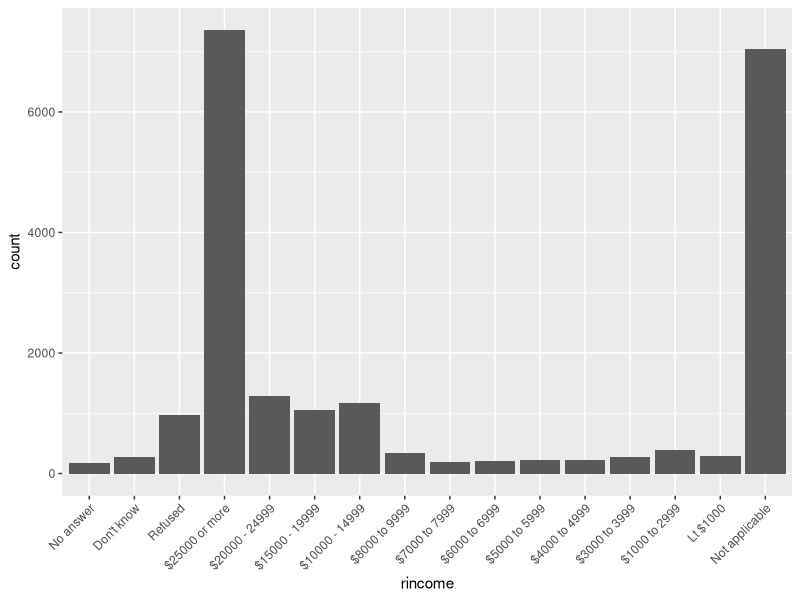
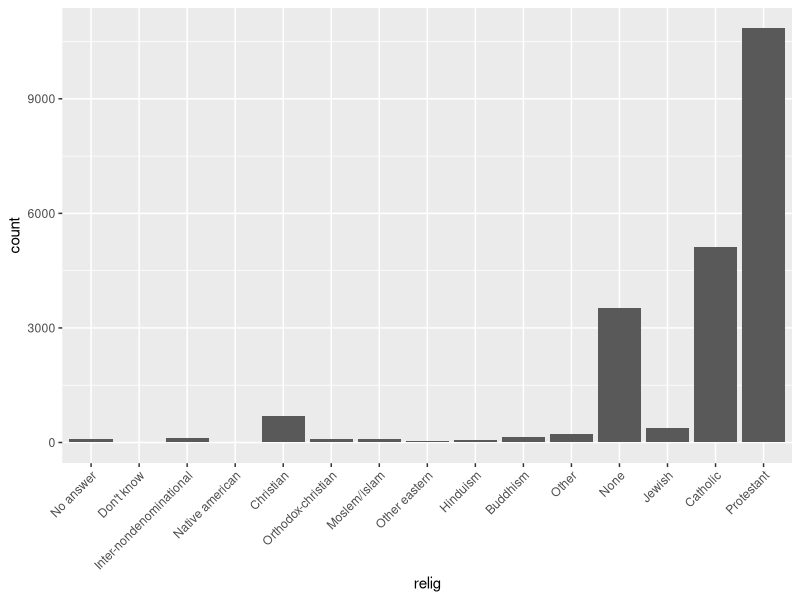
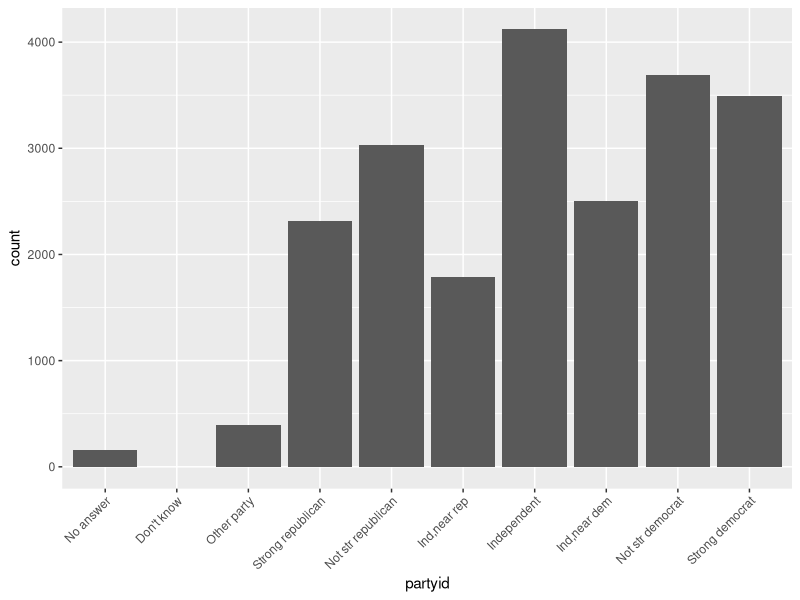

Source code (R) for these figures, in order:
## ---- chunk 1
library(tidyverse)
## ---- chunk 2
p = NA
paste("the value of p is ", p)
str_c("the value of p is ", p)
## ---- chunk 3
join_me <- c(88, "hello", "world")
str_c(88, "hello", "world")
str_c(88, "hello", "world", sep = ", ")
# sep does not place the commas if a premade vector is fed into str_c
str_c(join_me, sep = ", ")

# use collapse instead if you want to place separators into premade vector
str_c(join_me, collapse = ", ")

## ---- chunk 4
get_middle <- function (my_str) {
  if (str_length(my_str)%%2 != 0){
    return (str_sub(my_str, ceiling(str_length(my_str)/2), ceiling(str_length(my_str)/2)))
  } else {
    return (str_sub(my_str, ceiling(str_length(my_str)/2), ceiling(str_length(my_str)/2+1)))
  }
}

get_middle ("qwert")
get_middle ("qwerty")
## ---- chunk 5
long_string <- 'Lorem ipsum dolor sit amet, consectetur adipiscing elit, sed do eiusmod tempor incididunt ut labore et dolore magna aliqua.'

long_string
str_wrap(long_string, width = 30)

## ---- chunk 6
whitespace <- "  why is there whitespace on both sides?   "
whitespace
str_trim(whitespace)
str_pad("add some whitespace to the left!", 40, side = "left")
## ---- chunk 7
# function name is convert_str
convert_str <- function (str_vector) {
  if (length(str_vector) == 0) {
    return ("")
  } else if (length (str_vector) == 1) {
    return (str_vector[1])
  } else {
    combined_minus_last <- str_c(str_vector[1:(length(str_vector)-1)], collapse = ", ") # collapse all items except the last one
    return( str_c (combined_minus_last, ", and ", str_vector[length(str_vector)])) # concatenate the word "and" and the last item
  }
}

convert_str(c("fee", "fi", "fo", "fum"))
convert_str(c("fee"))
convert_str(c())
## ---- chunk 8
literal_backslash <- "hello_\\_world"
# str_view(literal_backslash, "\\\\")
str_extract(literal_backslash, "\\\\")

# errors
# x <- "\"
# x <- "\\\"
## ---- chunk 9
example <- "hello_\"\'\\_world"
writeLines(example)
# str_view(example, "\"\'\\\\" )
str_extract(example, "\"\'\\\\" )
## ---- chunk 10
# test <- "\..\..\.." # errors

# need to double backslash within the string
test <- "\\..\\..\\.."
writeLines(test)
## ---- chunk 11
test <- "$^$hello"
writeLines(test)
# str_view(test, "\\$\\^\\$")
str_extract(test, "\\$\\^\\$")
## ---- chunk 12
# display a sample of stringr::words
head(words)

# starts with "y"
# str_view(words, "^y", match = T)
str_subset(words, "^y")
# ends with "x"
# str_view(words, "x$", match = T)
str_subset(words, "x$")
# are exactly 3 letters long
# str_view(words, "^...$")
str_subset(words, "^...$") %>% head(10)
# have seven letters or more
# str_view(words, "^.......")
str_subset(words, "^.......") %>% head(10)
## ---- chunk 13
# starts with a vowel
# str_view(words, "^[aeiou]")
str_subset(words, "^[aeiou]") %>% head(10)
# only contain consonants
# str_view(words, "^[^aeiou]+$", match = T)
str_subset(words, "^[^aeiou]+$")
# ends with ed, but not eed
# str_view(words, "[^e]ed$", match = T)
str_subset(words, "[^e]ed$")
# ends with ing or ise
# str_view(words, "ing$|ise$", match = T)
str_subset(words, "ing$|ise$")
## ---- chunk 14
# list words that contain i before e, after a c. if this yields matches, then the rule is false!
# str_view(words, "cie", match = T)
# str_view(words, "cei", match = T)
# str_view(words, "[^c]ei", match = T)
# str_view(words, "[^c]ie", match = T)

str_subset(words, "cie")
str_subset(words, "cei")
str_subset(words, "[^c]ei")
str_subset(words, "[^c]ie")
## ---- chunk 15
# list words that contain q followed by any character
# str_view(words, "q.", match = T)
str_subset(words, "q.")
# list words that contain q followed by something other than u (no matches)
# str_view(words, "q[^u]", match = T)
str_subset(words, "q[^u]")
## ---- chunk 16
# str_view(words, "lou|ise", match = T)
str_subset(words, "lou|ise")
## ---- chunk 17
# str_view ( c("(123) 456 - 7890 is a fake number,","and (555) 555 - 5555 is also a fake number"), "\\(\\d\\d\\d\\)\\s\\d\\d\\d\\s-\\s\\d\\d\\d\\d")
str_extract ( c("(123) 456 - 7890 is a fake number,","and (555) 555 - 5555 is also a fake number"), "\\(\\d\\d\\d\\)\\s\\d\\d\\d\\s-\\s\\d\\d\\d\\d")

# same regex using brackets
# str_view ( c("(123) 456 - 7890 is a fake number,","and (555) 555 - 5555 is also a fake number"), "\\(\\d{3}\\)\\s\\d{3}\\s-\\s\\d{4}")
str_extract ( c("(123) 456 - 7890 is a fake number,","and (555) 555 - 5555 is also a fake number"), "\\(\\d{3}\\)\\s\\d{3}\\s-\\s\\d{4}")

writeLines(c("(\\d\\d\\d)\\d\\d\\d-\\d\\d\\d\\d", "\\(\\d{3}\\)\\s\\d{3}\\s-\\s\\d{4}"))
## ---- chunk 18
# str_view(words, "^.*$")
# str_view("hello world, {hello world} hello world", "\\{.+\\}")
# str_view("5555-55-55asdf", "\\d{4}-\\d{2}-\\d{2}")
# str_view("\\\\\\\\asdf", "\\\\{4}")

str_subset(words, "^.*$") %>% head(10)
str_extract("hello world, {hello world} hello world", "\\{.+\\}")
str_extract("5555-55-55asdf", "\\d{4}-\\d{2}-\\d{2}")
str_extract("\\\\\\\\asdf", "\\\\{4}")
## ---- chunk 19
# three consonants
# str_view("street", '[^aeiou]{3}')
str_extract("street", '[^aeiou]{3}')

#three or more vowels in a row:
# str_view("streeet", '[aeiou]{3,}')
str_extract("streeet", '[aeiou]{3,}')

# two or more vowel-consonant pairs in a row:
# str_view("streettttt", '([aeiou][^aeiou]|[^aeiou][aeiou]){2,}')
str_extract("streettttt", '([aeiou][^aeiou]|[^aeiou][aeiou]){2,}')
## ---- chunk 20
# str_view("woohooo!", "(.)\\1\\1")
str_extract("woohooo!", "(.)\\1\\1")
## ---- chunk 21
# str_view("belle", "(.)(.)\\2\\1")
str_extract("belle", "(.)(.)\\2\\1")
## ---- chunk 22
# str_view("cacao beans", "(..)\\1")
str_extract("cacao beans", "(..)\\1")
## ---- chunk 23
# str_view("lululemon", "(.).\\1.\\1")
str_extract("lululemon", "(.).\\1.\\1")
## ---- chunk 24
# str_view("but the tub is full", "(.)(.)(.).*\\3\\2\\1")
str_extract("but the tub is full", "(.)(.)(.).*\\3\\2\\1")
## ---- chunk 25
# str_view(c("regular","expressions", "a", "aa"), "^(.).*\\1$")
str_subset(c("regular","expressions", "a", "aa"), "^(.).*\\1$")
## ---- chunk 26
# str_view(c("church", "no repeats", "papaya"), "(..).*\\1")
str_subset(c("church", "no repeats", "papaya"), "(..).*\\1")
## ---- chunk 27
# this only works for individual words
# str_view(c("eleven", "apply", "papaya", "bananas", "will this match spaces?","letters next"), "(.).*\\1.*\\1")
str_subset(c("eleven", "apply", "papaya", "bananas", "will this match spaces?","letters next"), "(.).*\\1.*\\1")

# this will exclude whitespace and only match if a word within a sentence has a letter repeated 3 times.
# str_view(c("eleven", "apply", "papaya", "bananas", "will this match spaces?", "letters next"), "([^\\s])[^\\s]*\\1[^\\s]*\\1")
str_subset(c("eleven", "apply", "papaya", "bananas", "will this match spaces?", "letters next"), "([^\\s])[^\\s]*\\1[^\\s]*\\1")
## ---- chunk 28
# single expression
str_subset(words, "^x|x$")
# multiple str_detect() calls
c(words[str_detect(words, "^x")], words[str_detect(words, "x$")])
## ---- chunk 29
# single expression
str_subset(words, "^[aeiou].*[^aeiou]$")
# multiple str_detect() calls
words [ str_detect(words, "^[aeiou]") & str_detect(words, "[^aeiou]$")]
## ---- chunk 30
# multiple str_detect() calls
words[str_detect(words, "a") & str_detect(words, "e") &  str_detect(words, "i") & str_detect(words, "o") & str_detect (words, "u")]
# words with a, e, i, and o (no u)
words[str_detect(words, "a") & str_detect(words, "e") &  str_detect(words, "i") & str_detect(words, "o") ]
## ---- chunk 31
# create indexed words tibble
df <- tibble(
  word = words, 
  i = seq_along(word)
)
# calculate number of vowels and proportion of vowels by word
vowels <- df %>%
  mutate ( num_vowels = str_count(words, "[aeiou]"),
           length_word = str_length(words),
           proportion_vowel = num_vowels/length_word)
# sort by words with highest number or proportion of vowels
vowels %>%
  arrange (desc(num_vowels))
vowels %>%
  arrange (desc(proportion_vowel))

## ---- chunk 32
colours <- c("red", "orange", "yellow", "green", "blue", "purple")
colours_fixed <- str_c("\\s", colours, "\\s")
colours_fixed
colour_match <- str_c(colours_fixed, collapse = "|")
has_colour <- str_subset(sentences, colour_match)
has_colour

more <- sentences[str_count(sentences, colour_match) > 1]
# str_view_all(more, colour_match)
str_extract_all (more, colour_match)
## ---- chunk 33
first_words <- str_extract(sentences, "^.+?\\s")
head(first_words,20)
## ---- chunk 34
with_ing <- str_subset(sentences, "ing\\b")
head(with_ing)
words_ing <- str_extract(with_ing, "\\b\\w+ing\\b")
words_ing

## ---- chunk 35
with_plural <- str_subset(sentences, "\\b\\w+s\\s")
head(with_plural)
words_plural <- str_extract(with_plural, "\\b\\w+s\\s")
head(words_plural)
## ---- chunk 36
# regex to detect numbers with words after them
afternumber <- "\\b((one|two|three|four|five|six|seven|eight|nine|ten|eleven|twelve|thirteen|fifteen|eighteen|twenty|thirty|fifty|eighty)(ty|teen)?) ([^ ]+)"

# find all sentences that have a match with the regex
has_number <- sentences %>%
  str_subset(afternumber) %>%
  head(10)

# display what the match for each sentence was
has_number %>% 
  str_extract(afternumber)
# display the separate parts of each match.
has_number %>% 
  str_match(afternumber)
# use tidyr::extract() to extract matches for each part of the regex and display output in a neat table
tibble(sentence = sentences) %>% 
  tidyr::extract(
    sentence, c("complete_number", "number","teen_or_ty", "word"), afternumber, 
    remove = FALSE
  ) %>%
  select(sentence, complete_number, word) %>%
  na.omit()
## ---- chunk 37
contractions <- "\\b(\\w+)('|-)(\\w+)\\b"
has_contraction <- sentences %>%
  str_subset(contractions) %>%
  head(10)
has_contraction %>% 
  str_extract(contractions)

has_contraction %>% 
  str_match(contractions)

tibble(sentence = sentences) %>% 
  tidyr::extract(
    sentence, c("before_contraction", "contraction","after_contraction"), contractions, 
    remove = FALSE
  ) %>%
  mutate (
    complete = str_extract (sentence, contractions)
  )%>%
  na.omit()


## ---- chunk 38
sample <- "this/has/too/many/slashes/!"
sample
str_replace_all (sample, "/", "\\\\")
## ---- chunk 39
sample <- "The CaPS iS gOiNg CrAZy!"

# gsub does this more efficiently!
gsub ("([A-Z])", "\\L\\1", perl=TRUE, sample)

# this doesn't work in stringr!!
str_replace_all ( sample, "([A-Z])", "\\L\\1")

# if we must use stringr, we have to painfully write out all the replacements...
str_replace_all (sample, c("A" ="a", "C" = "c", "T" = "t", "P" = "p", "S" = "s", "O" = "o", "N" = "n", "Z" = "z"))

## ---- chunk 40
# swap the first and last letters in the words dataset
swapped <- str_replace (words, "^(.)(.*)(.)$", "\\3\\2\\1")
head(swapped, 10)
# find out which words in the swapped list still match words in the original words dataset
intersect(words, swapped)
## ---- chunk 41
sample <- "apples, pears, and bananas"
# use ", " to split the string
str_split(sample, " ")[[1]]
# use boundary() to split the string
str_split(sample, boundary("word"))[[1]]
## ---- chunk 42
sample <- "apples, pears, and bananas"
# use ", " to split the string
str_split(sample, "")[[1]]
str_split(sample, boundary("character"))[[1]]
## ---- chunk 43
sample <- c("this has a \\ backslash", "this doesn't have one", "this has a \\ backslash" )
sample
str_subset(sample, regex("\\\\"))
str_subset(sample, fixed("\\"))
## ---- chunk 44
# extract all the words in sentences
word_matrix <- str_extract_all(sentences, boundary("word"), simplify = T)
word_vector <- as.vector(word_matrix)
head(word_vector)

# use group_by, count(), and arrange() to find the top 5 words
tibble(word_vector) %>%
  group_by(word_vector) %>%
  count() %>%
  arrange(desc(n))
## ---- chunk 45
library(stringi)
# count number of words
stri_count_words(sentences) %>% head(10)

# find duplicated strings
sample <- c("hello", "hello", "world", "this", "hello")
stri_duplicated(sample)

# generate random text
stri_rand_strings(5, 10)
## ---- chunk 46
# sort the sentences vector, locale = en_US
stri_sort(sentences, decreasing = TRUE, locale = "en_US") %>% head(10)

## ---- chunk 47
library(forcats)
library(tidyverse)
## ---- chunk 48
summary(gss_cat$rincome)
ggplot(gss_cat, aes(rincome)) +
  geom_bar() +
  theme(axis.text.x = element_text(angle = 45, hjust = 1))
## ---- chunk 49
ggplot(gss_cat, aes(relig)) +
  geom_bar() +
  theme(axis.text.x = element_text(angle = 45, hjust = 1))
ggplot(gss_cat, aes(partyid)) +
  geom_bar() +
  theme(axis.text.x = element_text(angle = 45, hjust = 1))
## ---- chunk 50
library(lubridate)
## ---- chunk 51
ymd(c("2010-10-10", "bananas"))
## ---- chunk 52
d1 <- "January 1, 2010"
d2 <- "2015-Mar-07"
d3 <- "06-Jun-2017"
d4 <- c("August 19 (2015)", "July 1 (2015)")
d5 <- "12/30/14" # Dec 30, 2014
